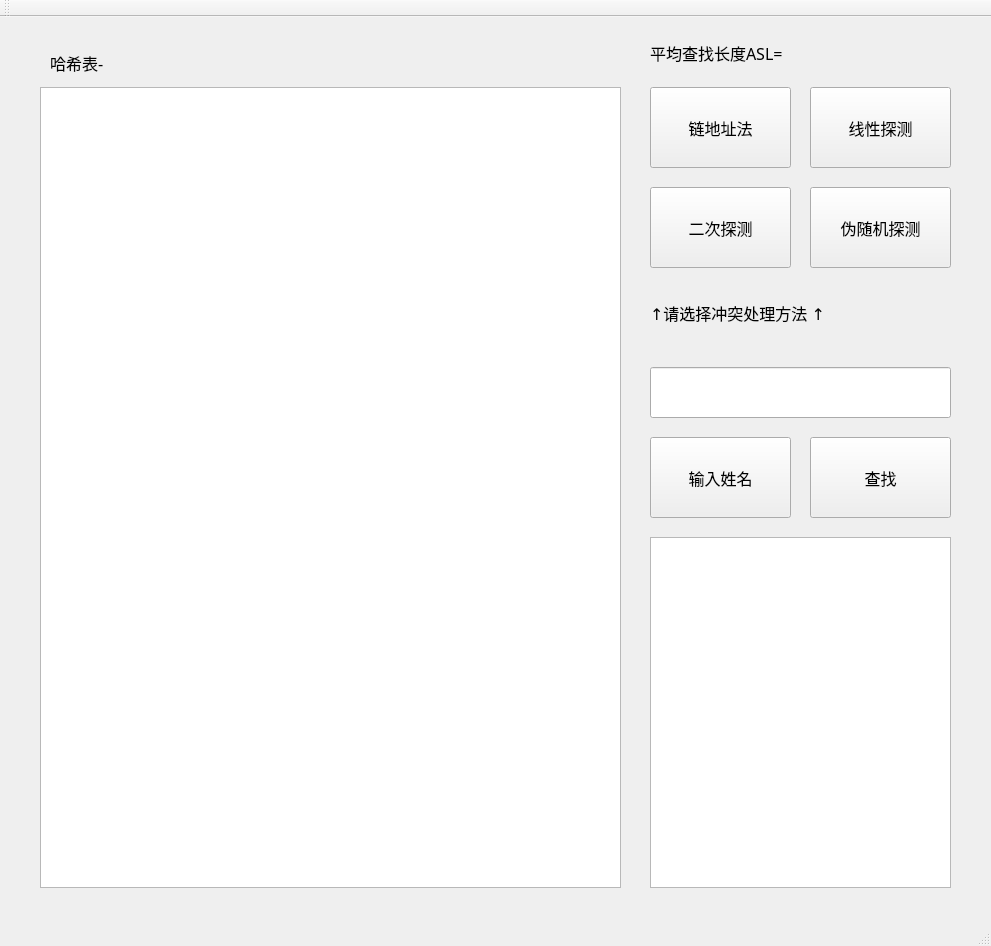
<?xml version="1.0" encoding="UTF-8"?>
<ui version="4.0">
 <class>MainWindow</class>
 <widget class="QMainWindow" name="MainWindow">
  <property name="geometry">
   <rect>
    <x>0</x>
    <y>0</y>
    <width>991</width>
    <height>946</height>
   </rect>
  </property>
  <property name="font">
   <font>
    <family>华文中宋</family>
    <pointsize>16</pointsize>
   </font>
  </property>
  <property name="windowTitle">
   <string>MainWindow</string>
  </property>
  <widget class="QWidget" name="centralWidget">
   <widget class="QTableWidget" name="tableWidget">
    <property name="geometry">
     <rect>
      <x>40</x>
      <y>70</y>
      <width>581</width>
      <height>801</height>
     </rect>
    </property>
   </widget>
   <widget class="QPushButton" name="LINK">
    <property name="geometry">
     <rect>
      <x>650</x>
      <y>70</y>
      <width>141</width>
      <height>81</height>
     </rect>
    </property>
    <property name="font">
     <font>
      <family>华文中宋</family>
      <pointsize>12</pointsize>
     </font>
    </property>
    <property name="text">
     <string>链地址法</string>
    </property>
   </widget>
   <widget class="QLabel" name="label">
    <property name="geometry">
     <rect>
      <x>50</x>
      <y>30</y>
      <width>471</width>
      <height>31</height>
     </rect>
    </property>
    <property name="font">
     <font>
      <family>华文中宋</family>
      <pointsize>12</pointsize>
     </font>
    </property>
    <property name="text">
     <string>哈希表-</string>
    </property>
   </widget>
   <widget class="QPushButton" name="LINEAR">
    <property name="geometry">
     <rect>
      <x>810</x>
      <y>70</y>
      <width>141</width>
      <height>81</height>
     </rect>
    </property>
    <property name="font">
     <font>
      <pointsize>12</pointsize>
     </font>
    </property>
    <property name="text">
     <string>线性探测</string>
    </property>
   </widget>
   <widget class="QPushButton" name="DOUBLE">
    <property name="geometry">
     <rect>
      <x>650</x>
      <y>170</y>
      <width>141</width>
      <height>81</height>
     </rect>
    </property>
    <property name="font">
     <font>
      <pointsize>12</pointsize>
     </font>
    </property>
    <property name="text">
     <string>二次探测</string>
    </property>
   </widget>
   <widget class="QPushButton" name="RANDOM">
    <property name="geometry">
     <rect>
      <x>810</x>
      <y>170</y>
      <width>141</width>
      <height>81</height>
     </rect>
    </property>
    <property name="font">
     <font>
      <pointsize>12</pointsize>
     </font>
    </property>
    <property name="text">
     <string>伪随机探测</string>
    </property>
   </widget>
   <widget class="QLineEdit" name="lineEdit">
    <property name="geometry">
     <rect>
      <x>650</x>
      <y>350</y>
      <width>301</width>
      <height>51</height>
     </rect>
    </property>
    <property name="font">
     <font>
      <pointsize>14</pointsize>
     </font>
    </property>
    <property name="readOnly">
     <bool>true</bool>
    </property>
   </widget>
   <widget class="QPushButton" name="SEARCH">
    <property name="geometry">
     <rect>
      <x>810</x>
      <y>420</y>
      <width>141</width>
      <height>81</height>
     </rect>
    </property>
    <property name="font">
     <font>
      <pointsize>12</pointsize>
     </font>
    </property>
    <property name="text">
     <string>查找</string>
    </property>
   </widget>
   <widget class="QLabel" name="label_2">
    <property name="geometry">
     <rect>
      <x>650</x>
      <y>270</y>
      <width>301</width>
      <height>51</height>
     </rect>
    </property>
    <property name="font">
     <font>
      <pointsize>12</pointsize>
     </font>
    </property>
    <property name="text">
     <string>↑请选择冲突处理方法 ↑</string>
    </property>
   </widget>
   <widget class="QTextBrowser" name="textBrowser">
    <property name="geometry">
     <rect>
      <x>650</x>
      <y>520</y>
      <width>301</width>
      <height>351</height>
     </rect>
    </property>
    <property name="font">
     <font>
      <pointsize>14</pointsize>
     </font>
    </property>
   </widget>
   <widget class="QPushButton" name="INPUT">
    <property name="geometry">
     <rect>
      <x>650</x>
      <y>420</y>
      <width>141</width>
      <height>81</height>
     </rect>
    </property>
    <property name="font">
     <font>
      <pointsize>12</pointsize>
     </font>
    </property>
    <property name="text">
     <string>输入姓名</string>
    </property>
   </widget>
   <widget class="QLabel" name="ASL_label">
    <property name="geometry">
     <rect>
      <x>650</x>
      <y>20</y>
      <width>331</width>
      <height>31</height>
     </rect>
    </property>
    <property name="font">
     <font>
      <family>华文中宋</family>
      <pointsize>12</pointsize>
     </font>
    </property>
    <property name="text">
     <string>平均查找长度ASL=</string>
    </property>
   </widget>
  </widget>
  <widget class="QMenuBar" name="menuBar">
   <property name="geometry">
    <rect>
     <x>0</x>
     <y>0</y>
     <width>991</width>
     <height>24</height>
    </rect>
   </property>
  </widget>
  <widget class="QToolBar" name="mainToolBar">
   <attribute name="toolBarArea">
    <enum>TopToolBarArea</enum>
   </attribute>
   <attribute name="toolBarBreak">
    <bool>false</bool>
   </attribute>
  </widget>
  <widget class="QStatusBar" name="statusBar"/>
 </widget>
 <layoutdefault spacing="6" margin="11"/>
 <resources/>
 <connections/>
</ui>
